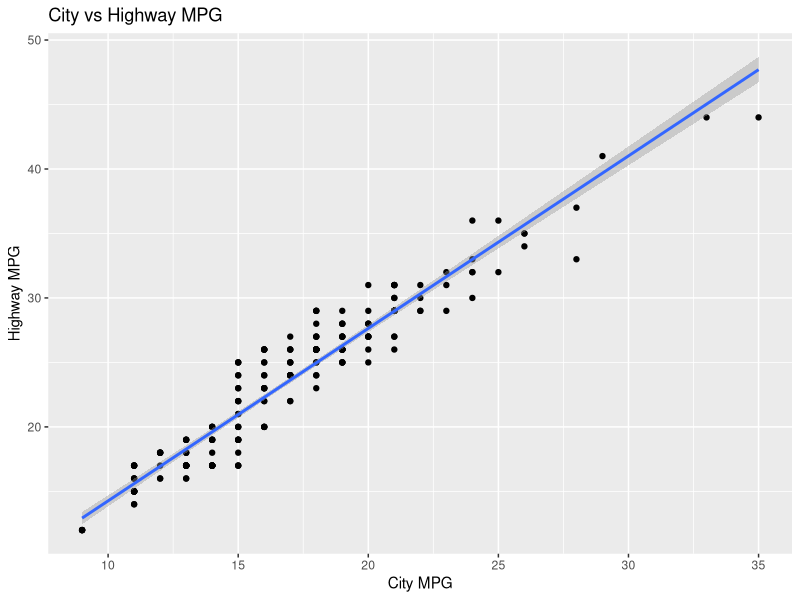
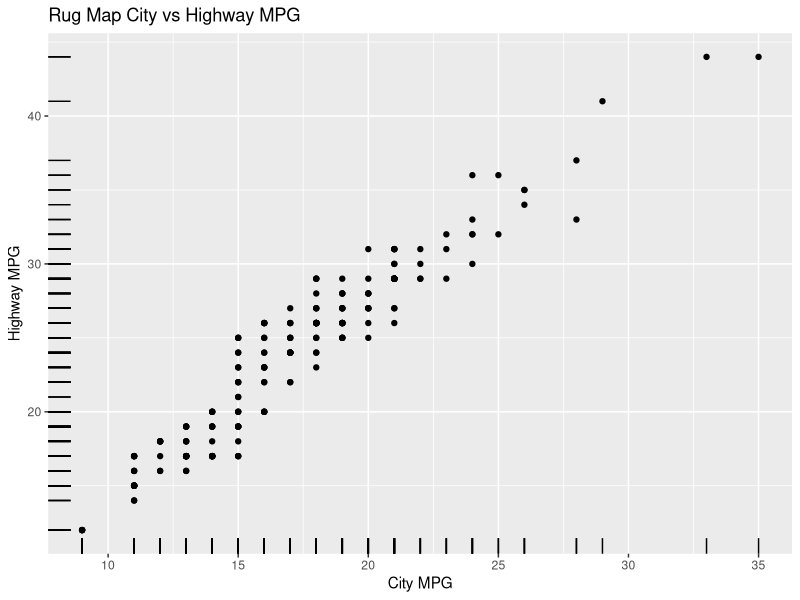
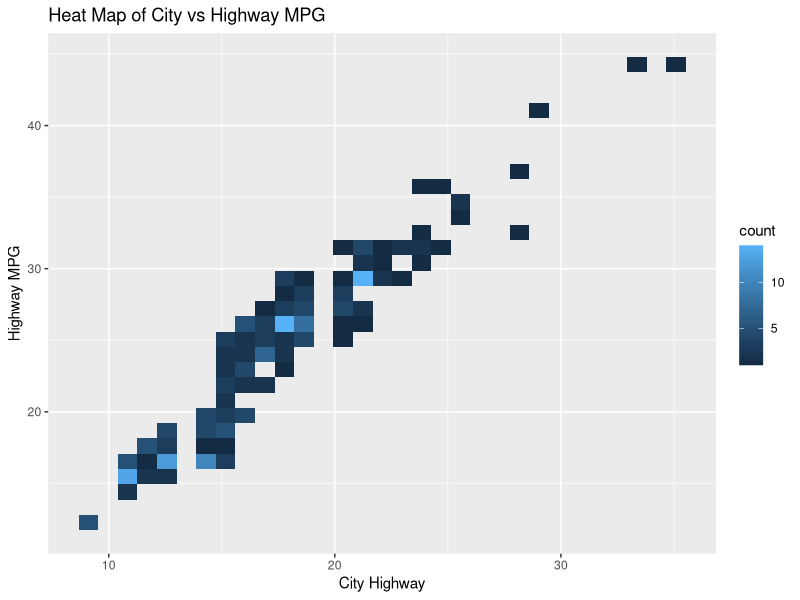
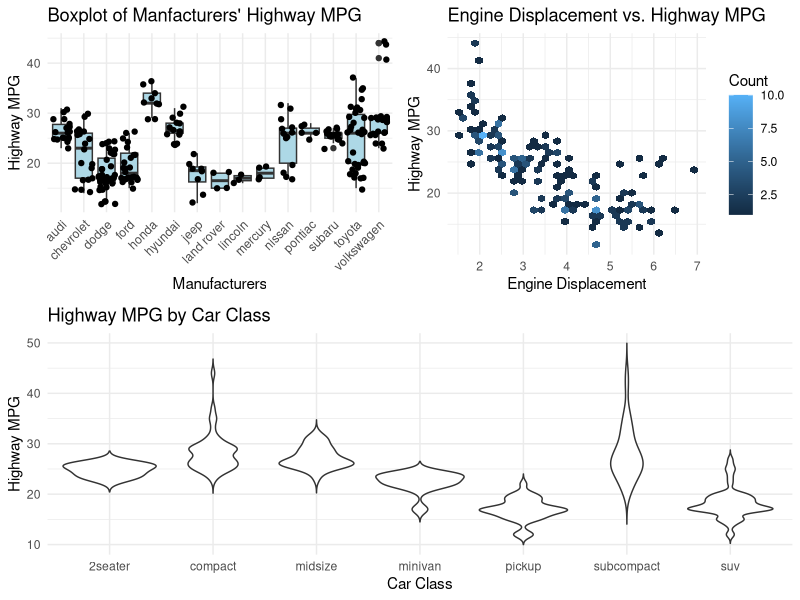

Recreate these plots in R, in order.
#Chad Huntebrinker
library(ggplot2)
library(tidyr)

head(mpg)

#Exercise 1
#Scatter plot
character_columns <- names(mpg)[sapply(mpg, is.character)]
mpg[character_columns] <- lapply(mpg[character_columns], as.factor)
str(mpg)

ggplot(data = mpg, aes(x = cty, y = hwy)) +
  geom_point() +
  geom_smooth(method = lm, se = TRUE) +
  labs(
    title = "City vs Highway MPG",
    x = "City MPG",
    y = "Highway MPG"
  )

#rugplot and heatmap
ggplot(data = mpg, aes(x = cty, y = hwy)) +
  geom_point() +
  geom_rug() + 
  labs(
    title = "Rug Map City vs Highway MPG",
    x = "City MPG",
    y = "Highway MPG"
  )

ggplot(data = mpg, aes(x = cty, y = hwy)) +
  geom_bin2d() +
  labs(
    title = "Heat Map of City vs Highway MPG",
    x = "City Highway",
    y = "Highway MPG"
  )
#What's the insight?
#Insight is that there is a linear relationship between city fuel efficiency and
#highway fuel efficiency. As the city MPG increases, so does the highway.

#Exercise 2:
p1 <- ggplot(data = mpg, aes(x = manufacturer, y = hwy)) +
  geom_boxplot(fill = "lightblue") +
  geom_jitter(color = "black") +
  labs(
    title = "Boxplot of Manfacturers' Highway MPG",
    x = "Manufacturers",
    y = "Highway MPG"
  ) +
  theme_minimal() +
  theme(axis.text.x = element_text(angle = 45, hjust = 1))

p2 <- ggplot(data = mpg, aes(x = displ, y = hwy)) +
  geom_hex() +
  labs(
    title = "Engine Displacement vs. Highway MPG",
    x = "Engine Displacement",
    y = "Highway MPG",
    fill = "Count"
  ) +
  theme_minimal()

p3 <- ggplot(data=mpg, aes(x=class, y=hwy)) +
  geom_violin(trim = FALSE) +
  labs(
    title = "Highway MPG by Car Class",
    x = "Car Class",
    y = "Highway MPG"
  ) +
  theme_minimal()

first_row <- cowplot::plot_grid(p1, p2, ncol = 2, nrow = 1)
second_row <- cowplot::plot_grid(p3, nrow = 1)

cowplot::plot_grid(first_row, second_row, ncol = 1, nrow = 2)


#Insight:
#I looks like Honda is the most fuel efficient company while
#Land Rover is the least. Also looks like there is negative
#relationship between highway MPG and engine displacement.
#As engine displacement increases, the highway mpg decreases.
#Finally it looks like compact cars are the most efficient car
#while pickups and SUVs are the least.
